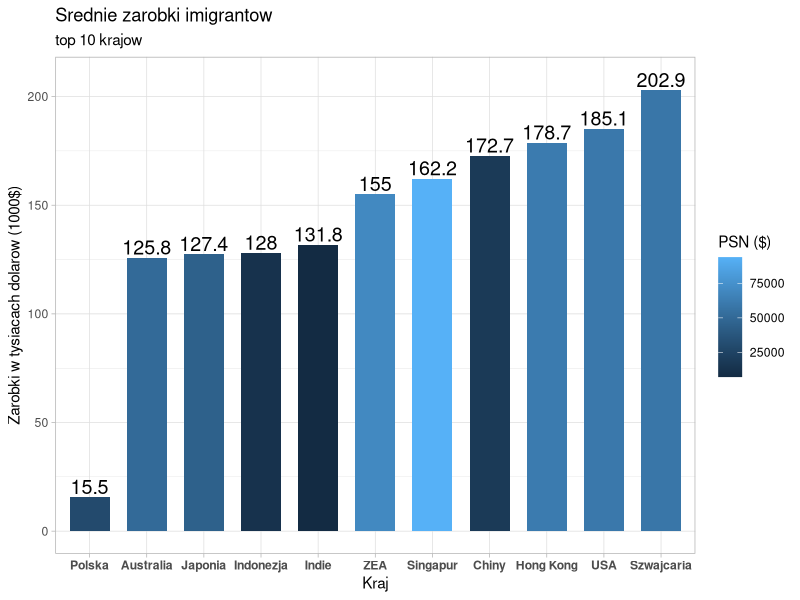

Source code (R):
## ---- chunk 1
knitr::opts_chunk$set(echo = FALSE)
## ---- chunk 2
library(ggplot2)

df <- data.frame(
  "kraje" = c("Szwajcaria", "USA", "Hong Kong", "Chiny", "Singapur", "ZEA", "Indie", "Indonezja", "Japonia", "Australia", "Polska"),
  "Zarobki" = c(202.9, 185.1, 178.7, 172.7, 162.2, 155, 131.8, 128, 127.4, 125.8, 15.5),
  "PSN" = c(58087, 59495, 61393, 18066, 93905.5, 69896.3, 7183, 12378, 44426, 50334, 29521)
)

df <- df[order(df$Zarobki,decreasing = FALSE),]

df$kraje <- factor(df$kraje, levels = df$kraje)

p <- ggplot(data = df, aes(x = kraje, y = Zarobki, fill = PSN))  + 
  geom_col(size=4, width=0.7) + 
  ggtitle(label = "Srednie zarobki imigrantow", subtitle = "top 10 krajow")  + 
  geom_text(aes(label = as.character(Zarobki), y = Zarobki + 5), size = 5) + 
  ylab("Zarobki w tysiacach dolarow (1000$)") + 
  xlab('Kraj') +
  theme_light() + 
  labs(fill = "PSN ($)") +
  theme(axis.text.x = element_text(face = 'bold'))
p
